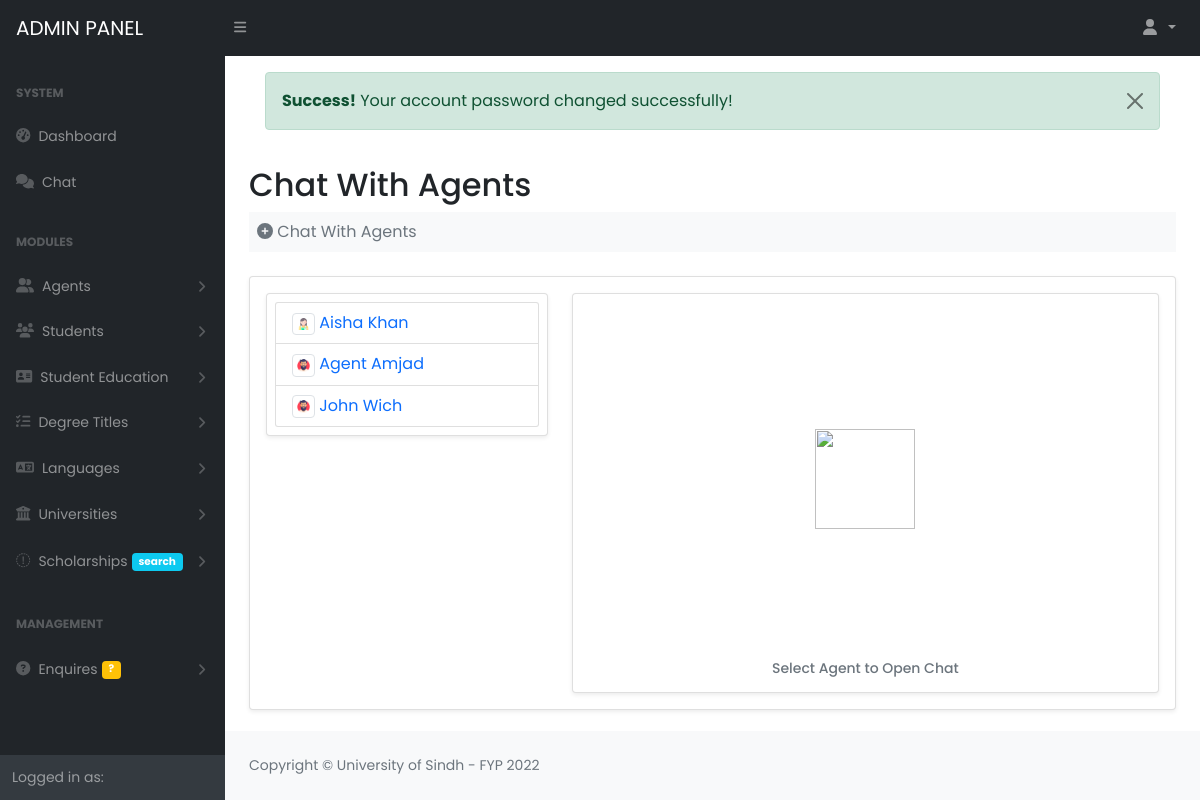
Before: /Project/admin/chat.php (signed in) with the older database file.
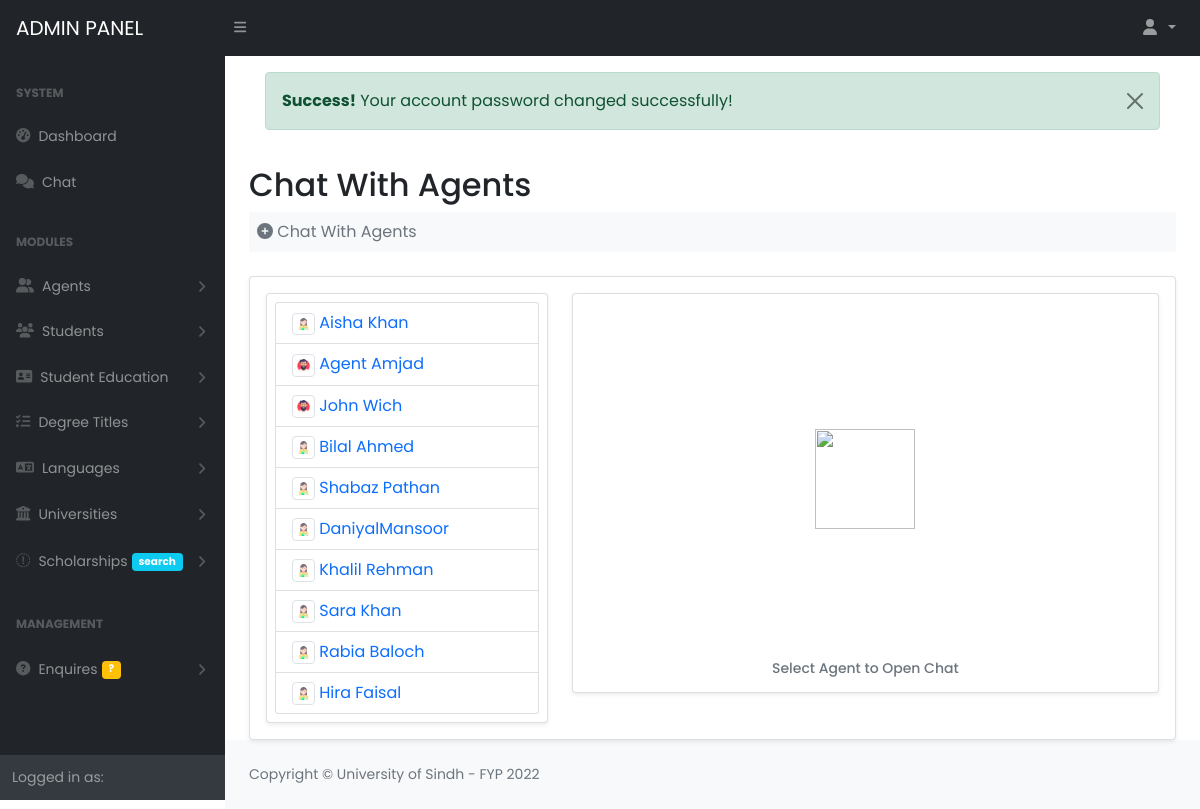
After: the same page with the newer database file.
### tables this page shows
CREATE TABLE `agents` (
  `agent_id` int(11) NOT NULL AUTO_INCREMENT,
  `name` varchar(50) DEFAULT NULL,
  `email` varchar(50) DEFAULT NULL,
  `password` varchar(50) DEFAULT NULL,
  `phone_no` varchar(50) DEFAULT NULL,
  `cnic` varchar(50) DEFAULT NULL,
  `gender` varchar(50) DEFAULT NULL,
  `profile` varchar(100) DEFAULT NULL,
  `created_at` timestamp NOT NULL DEFAULT current_timestamp(),
  `status` int(11) DEFAULT 1,
  PRIMARY KEY (`agent_id`)
);

### Project/database/database.php (called while the page is built, shortened)
<?php
class Database
{
	private $db_host = "localhost";
	private $db_user = "root";
	private $db_pass = "";
	private $db_name = "fyp_cms";
	public $connection = null;
	public function __construct()
	{
		$this->connection = mysqli_connect($this->db_host, $this->db_user, $this->db_pass, $this->db_name);
	}
	public function executeQuery($query)
	{
		$this->query = $query;
		$this->result = mysqli_query($this->connection, $this->query);
		return $this->result;
	}
}
?>

### Project/admin/chat.php (the view, shortened to what this page needs)
<?php  include_once("includes/header.php"); ?>
 <?php  include_once("includes/nav.php"); ?>
 <div id="layoutSidenav">
         <?php include_once("includes/sidebar.php") ?>
         <div id="layoutSidenav_content">
             <main>
                 <div class="container-fluid px-4">
                     <div class="p-3"><?php require_once("includes/messages.php") ?></div>
                     <h2 class="mt-1">Chat With Agents</h2>
                     <ol class="breadcrumb mb-4 bg-light p-2">
                         <li class="breadcrumb-item active"><i class="fa fa-plus-circle"></i> Chat With Agents</li>
                     </ol>
                     <div class="card shadow-sm bg-white p-2">
                        <div class="card-body p-2">
                             <div class="row">
                                 <div class="col-md-4 col-lg-4 col-sm-12 col-xs-12">
                                     <div class="card shadow-sm bg-white p-2">
                                     <?php
                                      $query = "SELECT * FROM `agents`";
                                     $result = $db->executeQuery($query);
                                         echo "<ul class='list-group'>";
                                         if($result->num_rows){
                                             while($row = mysqli_fetch_assoc($result)){
                                                 ?>
                                                  <li  class="pe-auto list-group-item disabled itemClick text-primary " id="<?php echo $row['agent_id'] ?>">  <img src="<?php echo substr($row['profile'],3) ?>" width="10%" class="img img-thumbnail img-responsive"/>  <?php echo $row['name'] ?></li>
                                                 <?php
                                             }
                                         }
                                         echo "</ul>";
                                         ?>
                                     </div>
                                 </div>
                                 <div class="col-md-8 col-lg-8 col-xs-12 col-sm12-">
                                     <div class="card shadow-sm bg-white p-2" id="messageBody" style="height:400px">
                                         <img style="margin:auto;" src="https://cdn-icons-png.flaticon.com/512/1041/1041916.png" width="100px" height="100px"/>
                                         <h4 class="form-text text-center">Select Agent to Open Chat</h4>
                                     </div>
                                 </div>
                             </div>
                        </div>
                     </div>
                 </div>
             </main>
 <?php  include_once("includes/footer.php") ?>

Changed rows visible on the page:
added agents: profile (picture), name "Bilal Ahmed"
added agents: profile (picture), name "Shabaz Pathan"
added agents: profile (picture), name "DaniyalMansoor"
added agents: profile (picture), name "Khalil Rehman"
added agents: profile (picture), name "Sara Khan"
added agents: profile (picture), name "Rabia Baloch"
added agents: profile (picture), name "Hira Faisal"
